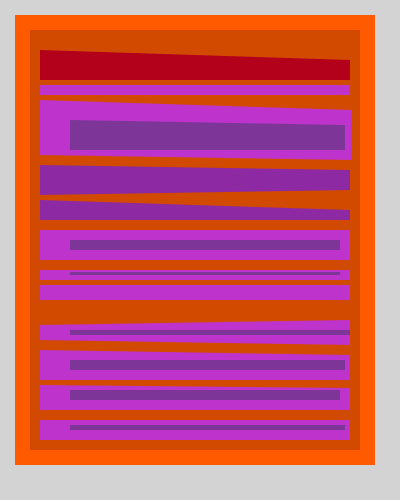
Frame 1 (no input)
Frame 60 (no input): identical to frame 1, image omitted
Frame 120 (the mouse pressed at the canvas centre since frame 60): identical to frame 1, image omitted

The p5.js sketch that drew this single still picture (run headless with seeded random() and noise() and a simulated clock; from frame 60 on, the mouse is pressed at the canvas centre):

// p5.js sketch
// ── sketch.js
function setup() {
  createCanvas(400, 500);
}

function draw() {
  //drawing the grey background
  fill(	211, 211, 211);
  noStroke();
  rect(0,0,400,500);
  
  //drawing the orange background
  fill(255, 90, 0);
  noStroke();
  rect(15,15,360,450);
  
  //last inner box
  fill(179, 63, 0,150);
  noStroke();
  rect(30,30,330,420);
  
  //1st strip
  beginShape();
  fill(179, 0, 27);
  vertex(40,50);
  vertex(350,60);
  vertex(350,80);
  vertex(40,80);
  endShape();
  
  //2nd strip
  fill(	190, 51, 203);
  beginShape();
  vertex(40,85);
  vertex(350,85);
  vertex(350,95);
  vertex(40,95);
  endShape();
  
  
  //3rd Strip
  beginShape();
  vertex(40,100);
  vertex(352,110);
  vertex(352,160);
  vertex(40,155);
  endShape();
  
  //3rd Strip inside
  beginShape();
  fill(81, 57, 117,150);
  vertex(70,120);
  vertex(345,125);
  vertex(345,150);
  vertex(70,150);
  endShape();
  
  //4th strip
  fill(141, 41, 162);
  beginShape()
  vertex(40,165);
  vertex(350,170);
  vertex(350,190);
  vertex(40,195);
  endShape();
  
  //5th strip
  beginShape();
  vertex(40,200);
  vertex(350,210);
  vertex(350,220);
  vertex(40,220);
  endShape();
  
  //6th strip  
  fill(	190, 51, 203);
  beginShape();
  vertex(40,230);
  vertex(350,230);
  vertex(350,260);
  vertex(40,260);
  endShape();
  
  //6th strip inside
  fill(81, 57, 117, 150);
  beginShape();
  vertex(70,240);
  vertex(340,240);
  vertex(340,250);
  vertex(70,250);
  endShape();
  
    //7th strip
      fill(	190, 51, 203);
  beginShape();
  vertex(40,270);
  vertex(350,270);
  vertex(350,280);
  vertex(40,280);
  endShape();
  
  //7th strip inside 
  fill(81, 57, 117, 150);
  beginShape();
  vertex(70,275);
  vertex(340,275);
  vertex(340,272);
  vertex(70,272);
  endShape();
  
  //8th strip
    fill(	190, 51, 203);
  beginShape();
  vertex(40,285);
  vertex(350,285);
  vertex(350,300);
  vertex(40,300);
  endShape();
  
  //9th strip
  beginShape()
  vertex(40,325)
  vertex(350,320)
  vertex(350,345)
  vertex(40,340)
  endShape()
  
   //9th strip inside
   fill(81, 57, 117, 150);
  beginShape()
  vertex(70,330)
  vertex(350,330)
  vertex(350,335)
  vertex(70,335)
  endShape()
  
    //10th strip
    fill(	190, 51, 203);
  beginShape()
  vertex(40,350)
  vertex(350,355)
  vertex(350,380)
  vertex(40,380)
  endShape()
  
  //10th strip inside
    fill(81, 57, 117, 150);
  beginShape()
  vertex(70,360)
  vertex(345,360)
  vertex(345,370)
  vertex(70,370)
  endShape()
  
    //11th strip
     fill(190, 51, 203);
  beginShape()
  vertex(40,385)
  vertex(350,388)
  vertex(350,410)
  vertex(40,410)
  endShape()
  
  //11th strip inside
  fill(81, 57, 117, 150);
  beginShape()
  vertex(70,390)
  vertex(340,390)
  vertex(340,400)
  vertex(70,400)
  endShape()
  
  //12th strip
  fill(190, 51, 203);
  beginShape()
  vertex(40,420)
  vertex(350,420)
  vertex(350,440)
  vertex(40,440)
  endShape()
  
  //12th strip insdie
  fill(81, 57, 117, 150);
  beginShape()
  vertex(70,425)
  vertex(345,425)
  vertex(345,430)
  vertex(70,430)
  endShape()
  
  
  
}
